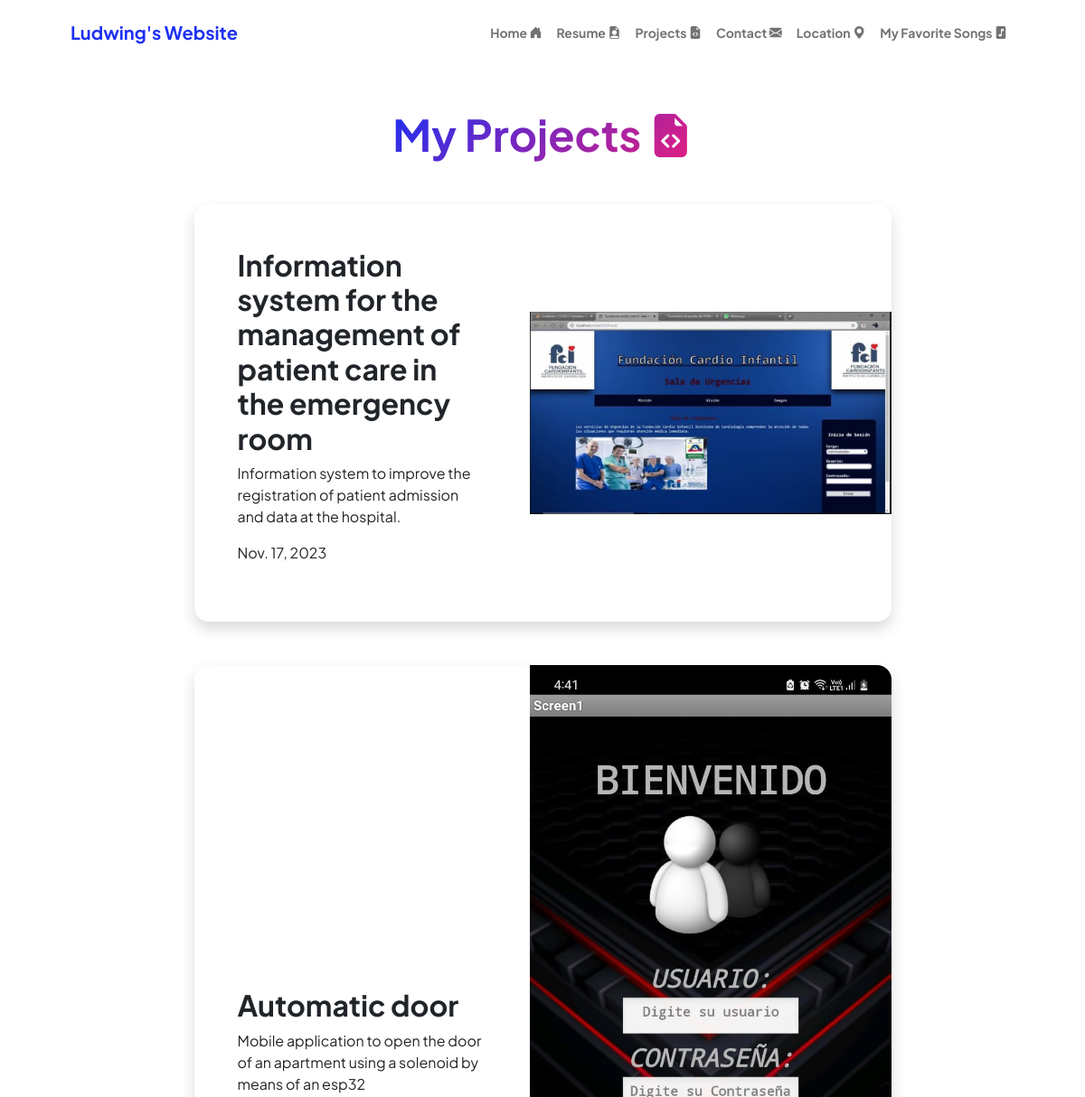
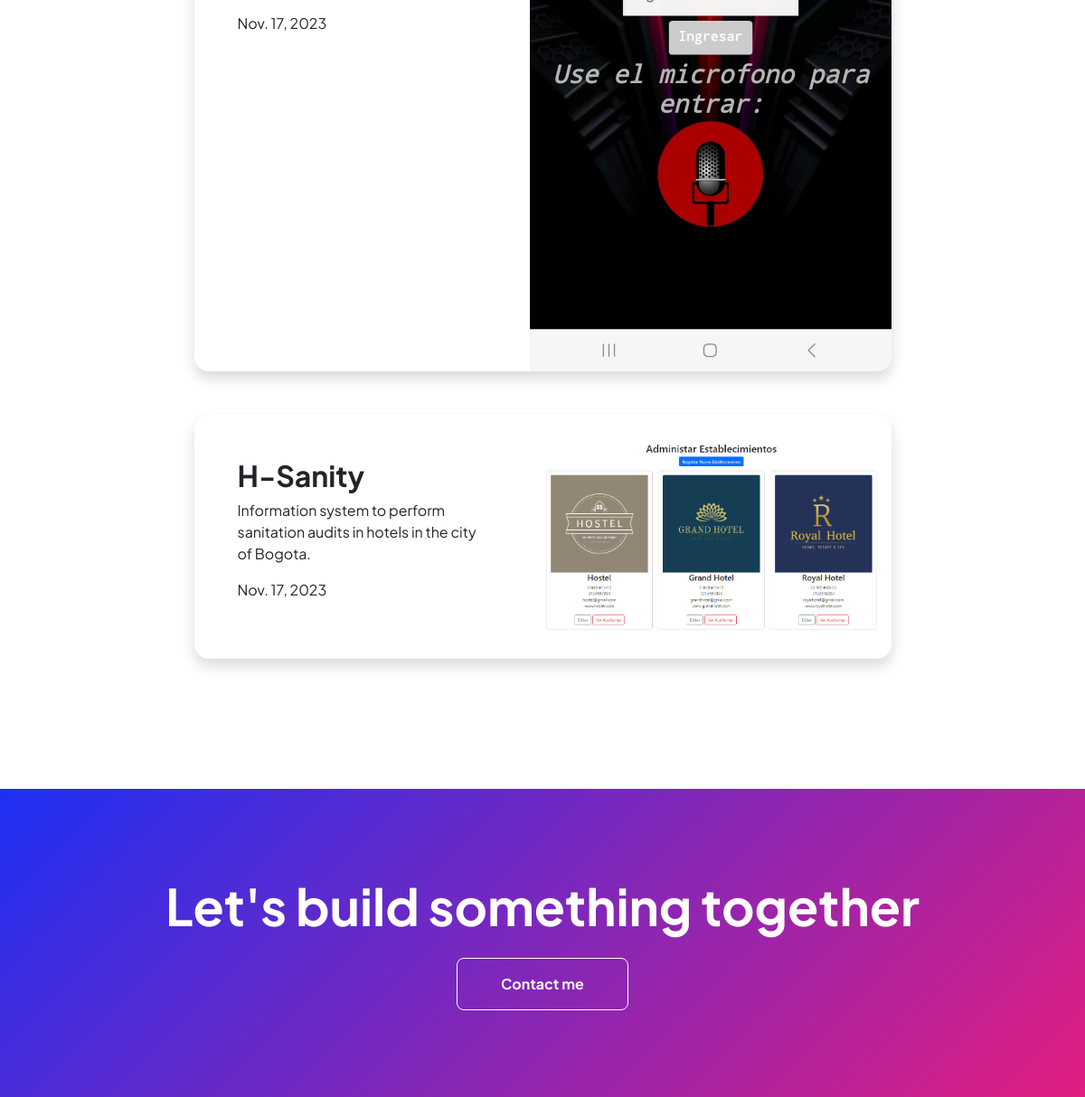
The page /proyectos/ on the database its author committed (2 pictures, top to bottom).
### apps/portafolioLud/models.py (models this page shows, shortened)
class Proyecto(models.Model):
  codigo = models.CharField(primary_key=True,max_length=4, null=False)
  nombre = models.CharField(max_length=90, null=False)
  descripcion = models.CharField(max_length=2000, null=False)
  date = models.DateField( auto_now=True, null=False)
  photo = models.ImageField(upload_to='media/photoProjects', null=True)
  publish = models.BooleanField(default=True)

### apps/portafolioLud/views.py (the view)
# urls.py: path("proyectos/", views.proyectos, name="Proyectos"),
def proyectos(request):
  mis_proyectos = Proyecto.objects.all()
  return render(request, 'pages/proyectos.html',{'proyectos':mis_proyectos})

### apps/portafolioLud/templates/pages/proyectos.html (shortened to what this page needs)
{% extends "layouts/base.html" %}
{% block content %}
<body class="d-flex flex-column h-100 bg-light">
    <main class="flex-shrink-0">
        <section class="py-5">
            <div class="container px-5 mb-5">
                <div class="text-center mb-5">
                    <h1 class="display-5 fw-bolder mb-0"><span class="text-gradient d-inline"> My Projects
                        <i class="bi bi-file-earmark-code-fill"></i>
                    </span></h1>
                </div>
                <div class="row gx-5 justify-content-center">
                    <div class="col-lg-11 col-xl-9 col-xxl-8">
                    {% for p in proyectos %}
                        <div class="card overflow-hidden shadow rounded-4 border-0 mb-5">
                            <div class="card-body p-0">
                                <div class="d-flex align-items-center">
                                    <div class="p-5">
                                        <h2 class="fw-bolder">{{p.nombre}}</h2>
                                        <p>{{p.descripcion}}</p>
                                        <p>{{p.date}}</p>
                                    </div>
                                    <img class="img-fluid" src="{{ p.photo.url }}" width="400px" height="500px"/>
                                </div>
                            </div>
                        </div>
                    {% endfor %}
                    </div>
                </div>
            </div>
        </section>
        <section class="py-5 bg-gradient-primary-to-secondary text-white">
            <div class="container px-5 my-5">
                <div class="text-center">
                    <h2 class="display-4 fw-bolder mb-4">Let's build something together</h2>
                    <a class="btn btn-outline-light btn-lg px-5 py-3 fs-6 fw-bolder" href="/contacts">Contact me</a>
                </div>
            </div>
        </section>
    </main>
</body>
{% endblock %}

### templates/layouts/base.html (shortened to what this page needs)
{% load static %}
<!DOCTYPE html>
<html lang="en">
<head>
  <link href="https://cdn.jsdelivr.net/npm/bootstrap-icons@1.8.1/font/bootstrap-icons.css" rel="stylesheet" />
  <link href="{% static 'css/styles.css' %}" rel="stylesheet" >
</head>
<body class="d-flex flex-column h-100">
  <main class="flex-shrink-0">
    {% include "includes/Header.html" %}
    {% block content %}  {% endblock %}
  </main>
</body>
</html>

### templates/includes/Header.html (shortened to what this page needs)
{% load static %}
<nav class="navbar navbar-expand-lg navbar-light bg-white py-3">
    <div class="container px-5">
        <a class="navbar-brand" href="{% url 'inicio' %}"><span class="fw-bolder text-primary">Ludwing's Website</span></a>
        <div class="collapse navbar-collapse" id="navbarSupportedContent">
            <ul class="navbar-nav ms-auto mb-2 mb-lg-0 small fw-bolder">
                <li class="nav-item"><a class="nav-link" href="{% url 'inicio' %}">Home
                    <i class="bi bi-house-door-fill"></i>
                </a></li>
                <li class="nav-item"><a class="nav-link" href="{% url 'resume' %}">Resume
                    <i class="bi bi-file-earmark-person-fill"></i>
                </a></li>
                <li class="nav-item"><a class="nav-link" href="/proyectos">Projects
                    <i class="bi bi-file-earmark-code-fill"></i>
                </a></li>
                <li class="nav-item"><a class="nav-link" href="/contacts">Contact
                    <i class="bi bi-envelope-fill"></i>
                </a></li>
                <li class="nav-item"><a class="nav-link" href="/locations">Location
                    <i class="bi bi-geo-alt-fill"></i>
                </a></li>
                <li class="nav-item"><a class="nav-link" href="/Characters">My Favorite Songs
                    <i class="bi bi-file-music-fill"></i>
                </a></li>
            </ul>
        </div>
    </div>
</nav>

### rows shown on the page
Proyecto: nombre "Information system for the management of patient care in the emergency room", descripcion "Information system to improve the registration of patient admission and data at the hospital.", date "Nov. 17, 2023", photo (picture)
Proyecto: nombre "Automatic door", descripcion "Mobile application to open the door of an apartment using a solenoid by means of an esp32", date "Nov. 17, 2023", photo (picture)
Proyecto: nombre "H-Sanity", descripcion "Information system to perform sanitation audits in hotels in the city of Bogota.", date "Nov. 17, 2023", photo (picture)
